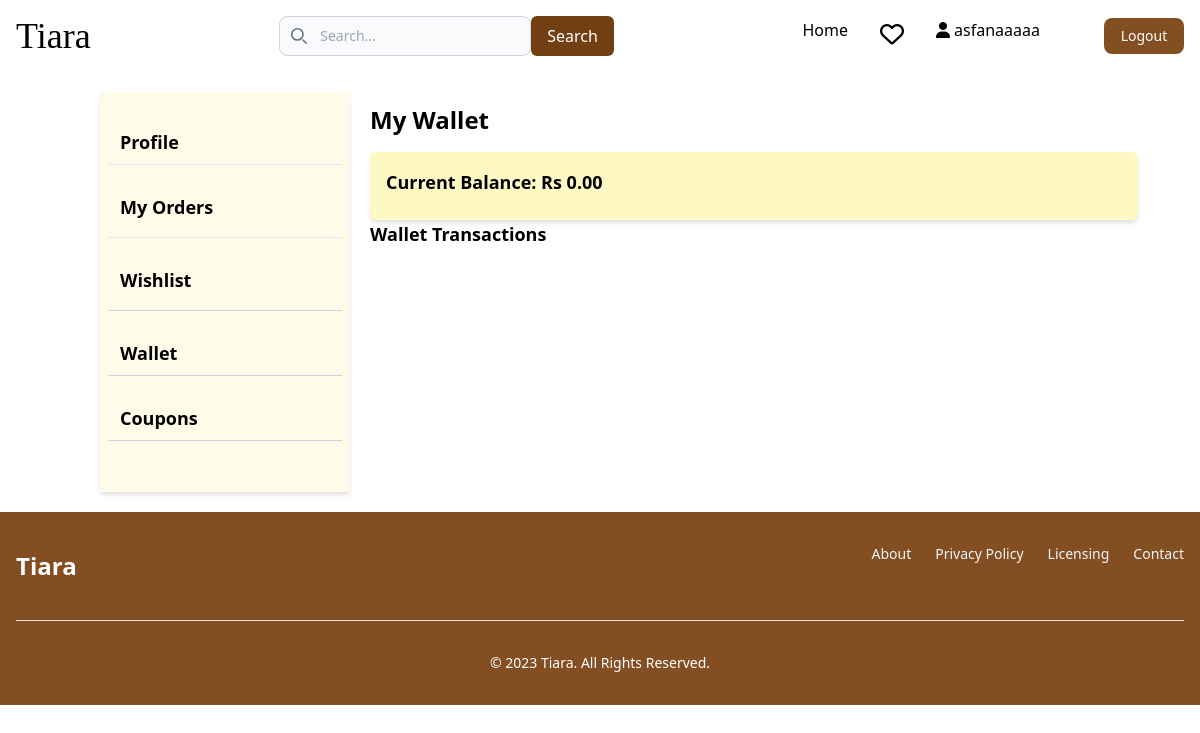
The app's page /userdetails/wallet/ (signed in), older data.
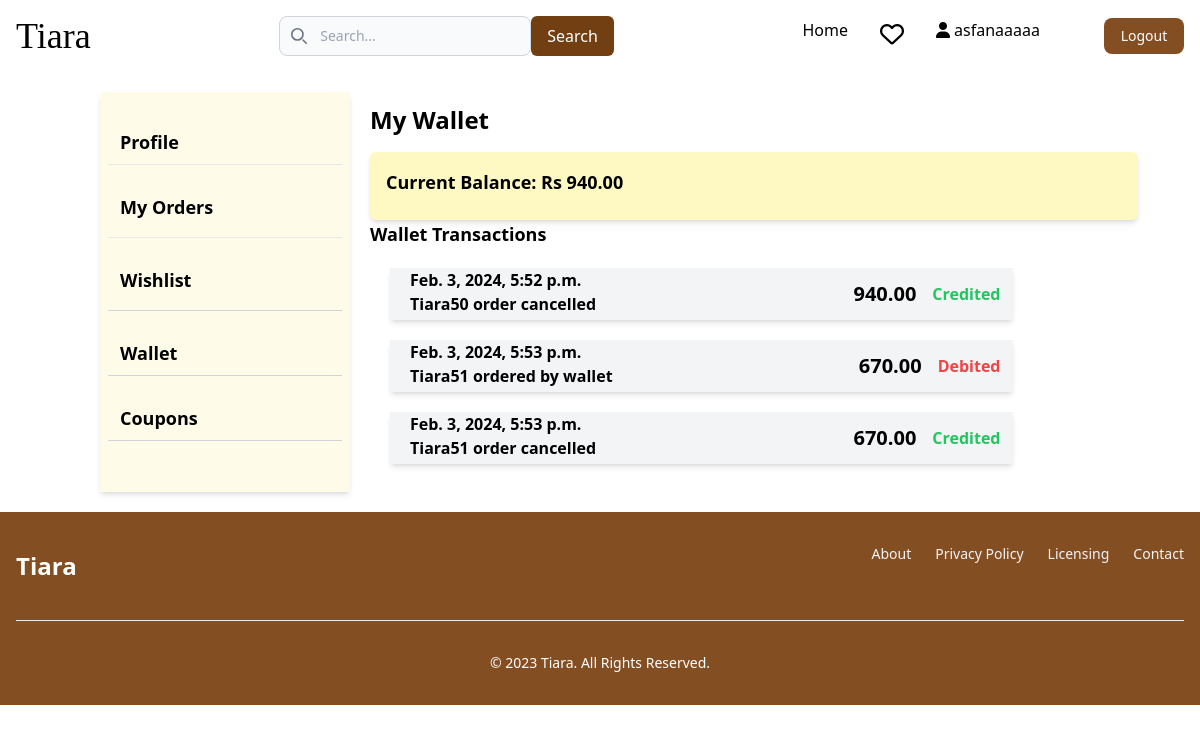
The same page, newer data.
### userdetails/models.py (models this page shows)
class Wallet(models.Model):
    user=models.OneToOneField(Custom_user, on_delete=models.CASCADE)
    balance=models.DecimalField(default=0, max_digits=10,decimal_places=2)

class WalletTransaction(models.Model):
    user = models.ForeignKey(Custom_user, on_delete=models.CASCADE)
    amount = models.DecimalField(max_digits=10, decimal_places=2)
    transaction_type = models.CharField(max_length=20, choices=[('debit', 'Debit'), ('credit', 'Credit')])
    timestamp = models.DateTimeField(auto_now_add=True)
    transaction_details=models.CharField(max_length=20, default=None)

### userdetails/views.py (the view)
# urls.py: path('wallet/',views.wallet, name="wallet"),
def wallet(request):
    try:
        wallets = Wallet.objects.get(user=request.user)
    except Wallet.DoesNotExist:
        wallets = 0
    transactions=WalletTransaction.objects.filter(user=request.user)
    return render(request, 'user/wallet.html', {'wallets': wallets, 'transactions':transactions})

### templates/user/wallet.html (shortened to what this page needs)
  {% extends 'base.html' %}
  {% block content %}
  {% include 'profile.html' %}
  {% if wallets %}
  <div class="container mx-auto mt-8">
    <h2 class="text-2xl font-bold mb-4">My Wallet</h2>
    <div class="bg-yellow-100 p-4 rounded-md shadow-md max-w-screen-md" >
  <p class="text-lg mb-2 font-semibold">Current Balance: Rs {{wallets.balance }}</p>
  {% endif %}
</div>
  <h1 class="text-lg font-semibold">Wallet Transactions</h1>
            {% for transaction in transactions %}
            <div class="w-3/4 m-5 bg-gray-100 font-semibold shadow-md flex justify-between">
              <div>
              <p class="ml-5">{{ transaction.timestamp }}</p>
              <p class="font-semibold ml-5 ">{{order.id}} {{ transaction.transaction_details }}</p>
            </div>
            <div class="flex items-center m-3 space-x-4">
                  <p class="text-xl font-semibold ">{{ transaction.amount }}</p>
                  <br>
                  {% if transaction.transaction_type == 'debit' %}
                      <p class="text-red-500 ml-2 font-semibold">Debited</p>
                  {% else %}
                      <p class="text-green-500 ml-2 font-semibold">Credited</p>
                  {% endif %}
              </div>
          </div>
            {% endfor %}
  </div>
</div>
  {% endblock content%}

Row changes from the older to the newer data that the page shows:
changed Wallet: balance "0.00" → "940.00"
added WalletTransaction: transaction_type "Credited"
added WalletTransaction: transaction_type "Debited"
added WalletTransaction: transaction_type "Credited"
